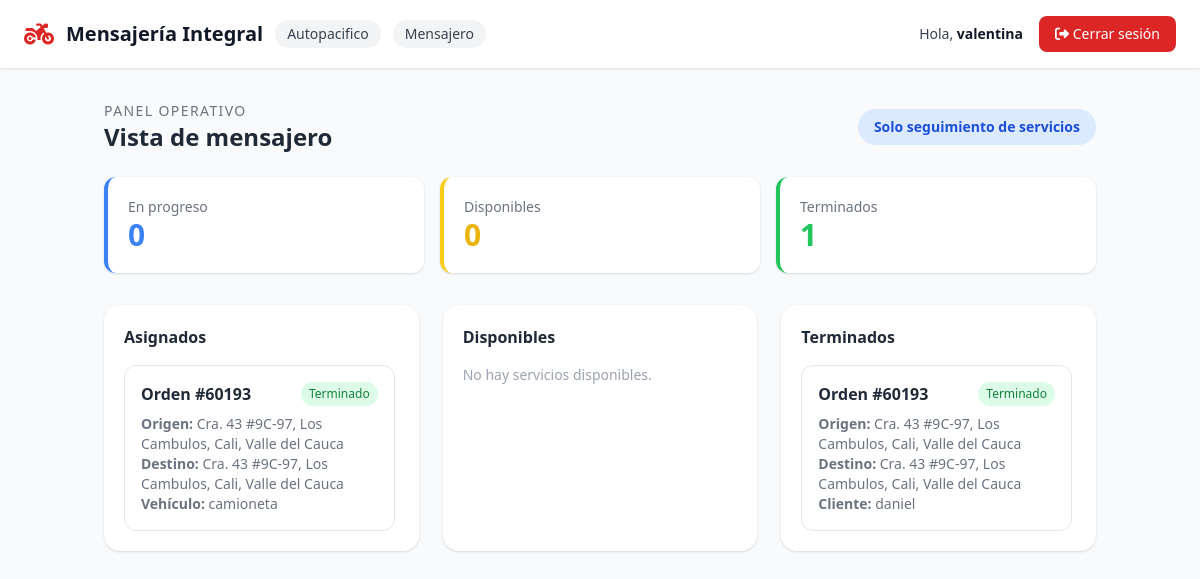
Page /mensajero/ (signed in) on the earlier database version.
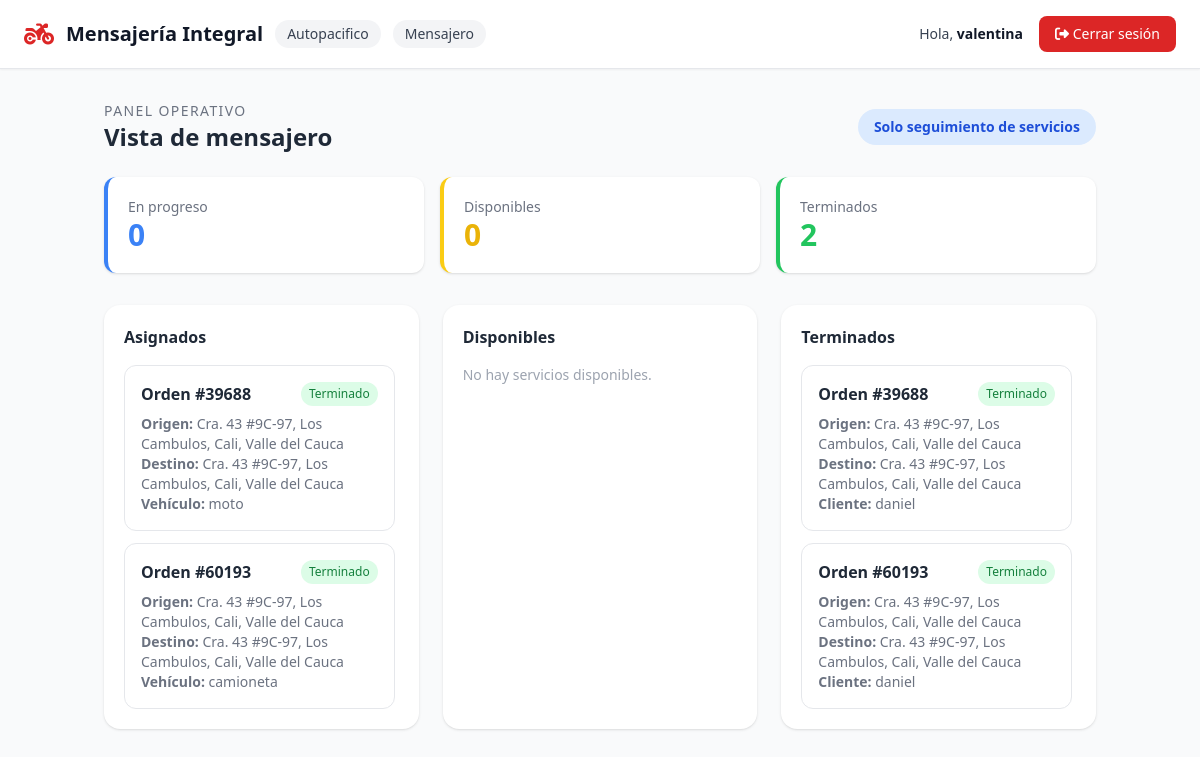
Same page on the later database version.
### servicios/models.py (models this page shows, shortened)
class Servicio(models.Model):
    ESTADO_CHOICES = [
        ('sin_asignar', 'Sin asignar'),
        ('en_progreso', 'En progreso'),
        ('terminado', 'Terminado'),
    ]
    PRIORIDAD_CHOICES = [
        ('normal', 'Normal'),
        ('alta', 'Alta'),
    ]
    empresa = models.ForeignKey(
        Empresa,
        on_delete=models.CASCADE,
        related_name='servicios',
        null=True,
        blank=True,
    )
    creado_por = models.ForeignKey(
        Usuario,
        on_delete=models.SET_NULL,
        null=True,
        blank=True,
        related_name='servicios_creados'
    )
    cliente = models.ForeignKey(
        Usuario,
        on_delete=models.CASCADE,
        related_name='servicios_cliente'
    )
    mensajero = models.ForeignKey(
        Usuario,
        on_delete=models.SET_NULL,
        null=True,
        blank=True,
        related_name='servicios_mensajero'
    )
    orden = models.CharField(max_length=20, unique=True, db_index=True)
    descripcion = models.TextField(blank=True)
    sede = models.CharField(max_length=100, blank=True)
    area = models.CharField(max_length=100, blank=True)
    nombre_solicitante = models.CharField(max_length=150, blank=True)
    telefono_solicitante = models.CharField(max_length=30, blank=True)
    ciudad_origen = models.CharField(max_length=100, blank=True)
    ciudad_destino = models.CharField(max_length=100, blank=True)
    origen = models.TextField()
    destino = models.TextField()
    fecha_entrega_deseada = models.DateField(null=True, blank=True)
    nombre_quien_recibe = models.CharField(max_length=150, blank=True)
    telefono_quien_recibe = models.CharField(max_length=30, blank=True)
    tipo_servicio = models.CharField(max_length=100, blank=True)
    tipo_pago = models.CharField(max_length=100, blank=True)
    descripcion_pago = models.TextField(blank=True)
    tipo_recorrido = models.CharField(max_length=100, blank=True)
    tipo_vehiculo = models.CharField(max_length=50)
    prioridad = models.CharField(max_length=10, choices=PRIORIDAD_CHOICES, default='normal')
    estado = models.CharField(max_length=20, choices=ESTADO_CHOICES, default='sin_asignar', db_index=True)
    fecha_creacion = models.DateTimeField(auto_now_add=True, db_index=True)
    origen_lat = models.DecimalField(max_digits=9, decimal_places=6, null=True, blank=True)
    origen_lng = models.DecimalField(max_digits=9, decimal_places=6, null=True, blank=True)
    destino_lat = models.DecimalField(max_digits=9, decimal_places=6, null=True, blank=True)
    destino_lng = models.DecimalField(max_digits=9, decimal_places=6, null=True, blank=True)
    mensajero_lat = models.DecimalField(max_digits=9, decimal_places=6, null=True, blank=True)
    mensajero_lng = models.DecimalField(max_digits=9, decimal_places=6, null=True, blank=True)
    mensajero_ubicacion_actualizada_en = models.DateTimeField(null=True, blank=True)
    def tiene_mapa(self):
        return any([
            self.origen_lat is not None and self.origen_lng is not None,
            self.destino_lat is not None and self.destino_lng is not None,
            self.mensajero_lat is not None and self.mensajero_lng is not None,
        ])
    class Meta:
        verbose_name = "Servicio"
        verbose_name_plural = "Servicios"

### usuarios/models.py (models this page shows, shortened)
class Usuario(AbstractUser):
    ROL_CHOICES = [
        ('coordinador', 'Coordinador'),
        ('cliente', 'Cliente'),
        ('mensajero', 'Mensajero'),
    ]
    rol = models.CharField(max_length=20, choices=ROL_CHOICES)
    telefono = models.CharField(max_length=20, blank=True)
    foto_perfil = models.ImageField(upload_to='perfiles/', blank=True, null=True)
    empresa = models.ForeignKey(
        Empresa,
        on_delete=models.SET_NULL,
        null=True,
        blank=True,
        related_name='usuarios'
    )
    class Meta:
        verbose_name = "Usuario"
        verbose_name_plural = "Usuarios"

### dashboard/views.py (the view)
# urls.py: path('mensajero/', views.mensajero_inicio, name='mensajero_inicio'),
@login_required
def mensajero_inicio(request):
    if request.user.rol != 'mensajero':
        return _redirigir_dashboard(request.user)
    servicios = _servicios_empresa(request.user)
    asignados = servicios.filter(mensajero=request.user)
    disponibles = servicios.filter(estado='sin_asignar')
    terminados = servicios.filter(mensajero=request.user, estado='terminado')
    context = {
        'asignados': asignados,
        'disponibles': disponibles,
        'terminados': terminados,
        'en_progreso': asignados.filter(estado='en_progreso').count(),
        'sin_asignar': disponibles.count(),
        'terminados_count': terminados.count(),
    }
    return render(request, 'dashboard/mensajero_inicio.html', context)

### dashboard/context_processors.py (called while the page is built)
def google_maps(request):
    return {
        'google_maps_api_key': getattr(settings, 'GOOGLE_MAPS_API_KEY', ''),
    }

### dashboard/templates/dashboard/mensajero_inicio.html (shortened to what the changed rows need)
{% extends 'dashboard/base.html' %}
{% load l10n %}
{% block content %}
<div class="flex justify-between items-center mb-6">
    <div>
        <h1 class="text-2xl font-bold text-gray-800">Vista de mensajero</h1>
    </div>
</div>
<div class="grid grid-cols-1 md:grid-cols-3 gap-4 mb-8">
    <div class="bg-white rounded-xl shadow p-5 border-l-4 border-green-500">
        <p class="text-gray-500 text-sm">Terminados</p>
        <p class="text-3xl font-bold text-green-500">{{ terminados_count }}</p>
    </div>
</div>
<div class="grid grid-cols-1 lg:grid-cols-3 gap-6">
    <section class="bg-white rounded-2xl shadow p-5">
        <h2 class="font-bold text-gray-800 mb-4">Asignados</h2>
        <div class="space-y-3 max-h-[32rem] overflow-auto pr-1">
            {% for servicio in asignados %}
            <article class="border rounded-xl p-4">
                <div class="flex justify-between gap-3 mb-2">
                    <strong class="text-gray-800">Orden #{{ servicio.orden }}</strong>
                    <span class="text-xs px-2 py-1 rounded-full {% if servicio.estado == 'en_progreso' %}bg-blue-100 text-blue-700{% else %}bg-green-100 text-green-700{% endif %}">
                        {{ servicio.get_estado_display }}
                    </span>
                </div>
                <p class="text-sm text-gray-500"><strong>Origen:</strong> {{ servicio.origen }}</p>
                <p class="text-sm text-gray-500"><strong>Destino:</strong> {{ servicio.destino }}</p>
                <p class="text-sm text-gray-500"><strong>Vehículo:</strong> {{ servicio.tipo_vehiculo }}</p>
            </article>
            {% empty %}
            <p class="text-sm text-gray-400">No tienes servicios asignados.</p>
            {% endfor %}
        </div>
    </section>
    <section class="bg-white rounded-2xl shadow p-5">
        <h2 class="font-bold text-gray-800 mb-4">Disponibles</h2>
    </section>
    <section class="bg-white rounded-2xl shadow p-5">
        <h2 class="font-bold text-gray-800 mb-4">Terminados</h2>
        <div class="space-y-3 max-h-[32rem] overflow-auto pr-1">
            {% for servicio in terminados %}
            <article class="border rounded-xl p-4">
                <div class="flex justify-between gap-3 mb-2">
                    <strong class="text-gray-800">Orden #{{ servicio.orden }}</strong>
                    <span class="text-xs px-2 py-1 rounded-full bg-green-100 text-green-700">Terminado</span>
                </div>
                <p class="text-sm text-gray-500"><strong>Origen:</strong> {{ servicio.origen }}</p>
                <p class="text-sm text-gray-500"><strong>Destino:</strong> {{ servicio.destino }}</p>
                <p class="text-sm text-gray-500"><strong>Cliente:</strong> {{ servicio.cliente.get_full_name|default:servicio.cliente.username }}</p>
            </article>
            {% empty %}
            <p class="text-sm text-gray-400">No tienes servicios terminados.</p>
            {% endfor %}
        </div>
    </section>
</div>
{% endblock %}

Differences in the rows shown:
now on this page (row edited): Servicio: orden "39688", estado "Terminado", origen "Cra. 43 #9C-97, Los Cambulos, Cali, Valle del Cauca", destino "Cra. 43 #9C-97, Los Cambulos, Cali, Valle del Cauca", tipo_vehiculo "moto", cliente.get_full_name "daniel"
Other differences:
{{ terminados_count }}: "1" → "2"
